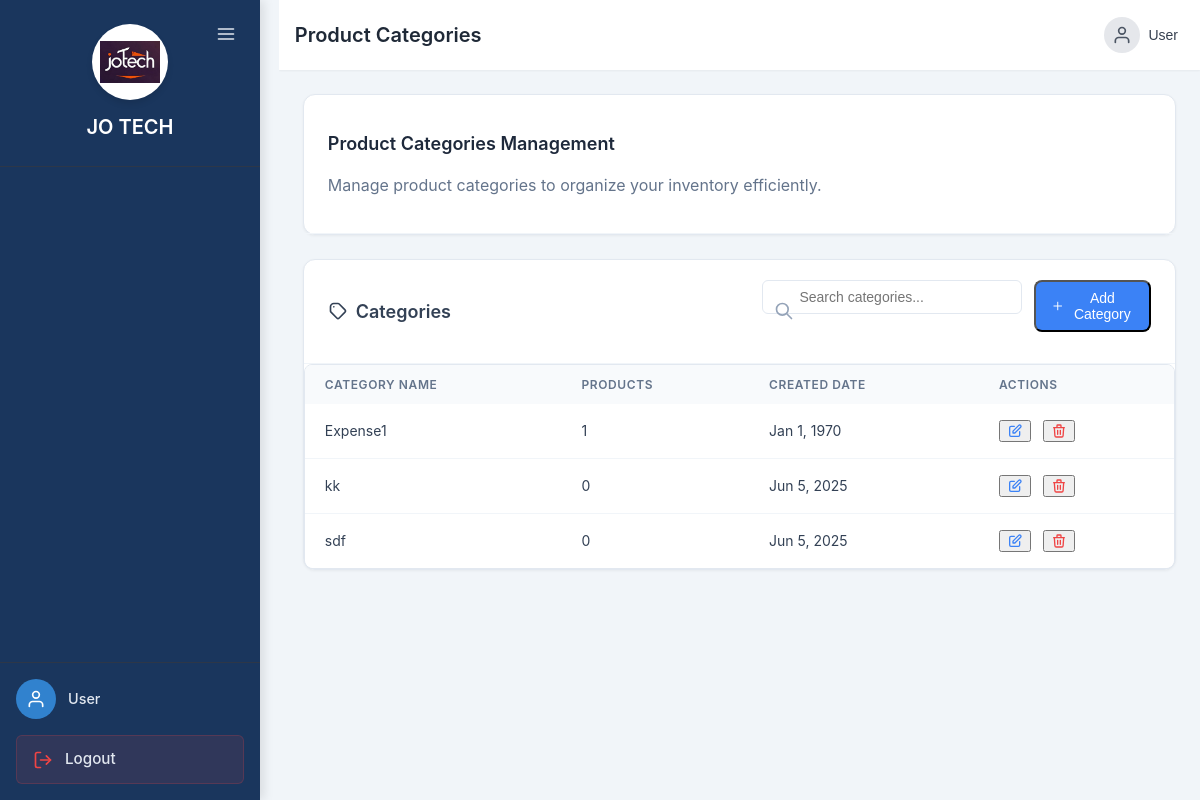
The app's page /ProductCategories.php, older data.
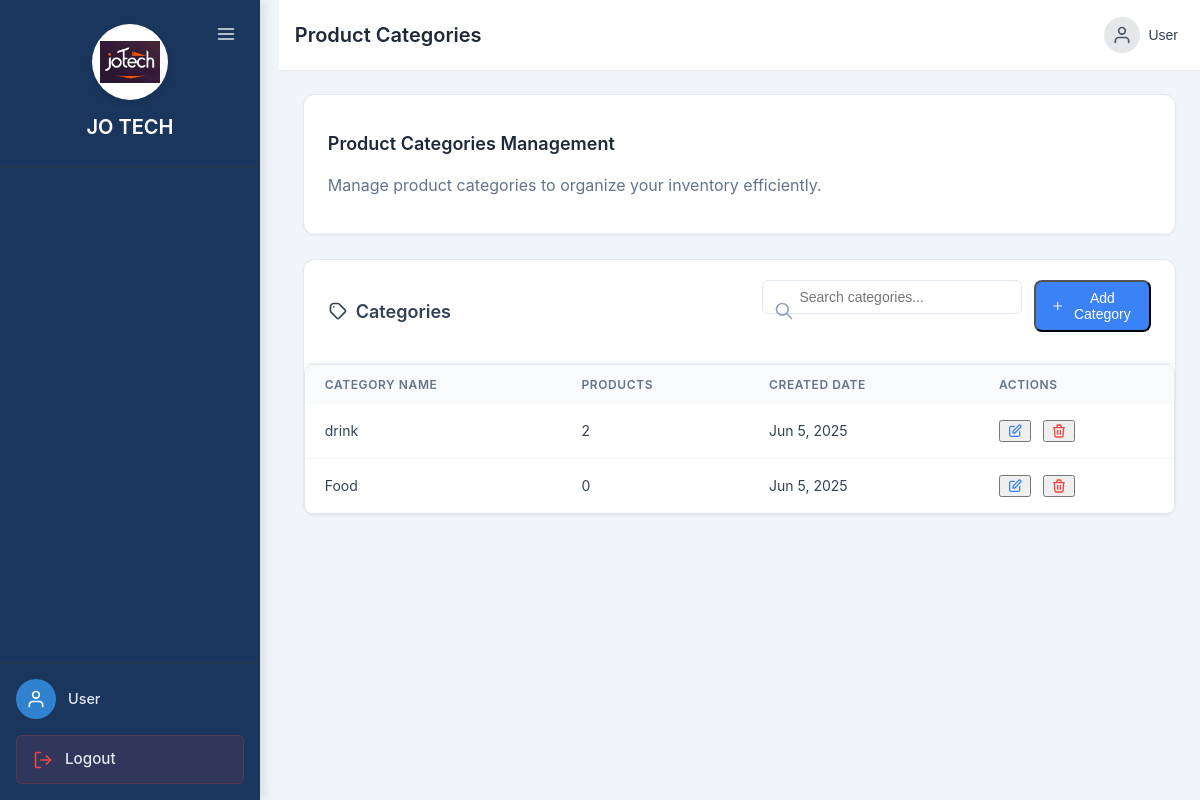
The same page, newer data.
### tables this page shows
CREATE TABLE `categories` (
  `category_id` int(11) NOT NULL,
  `category_name` varchar(255) NOT NULL,
  `created_at` int(11) NOT NULL
);

### ProductCategories.php (the view, shortened to what this page needs)
<?php
$title = "Product Categories";
require 'config.php';
try {
    $stmt = $conn->prepare("
        SELECT c.category_id, c.category_name, c.created_at,
               COUNT(p.product_id) as product_count
        FROM categories c
        LEFT JOIN products p ON c.category_id = p.category_id
        GROUP BY c.category_id
        ORDER BY c.category_name
    ");
    $stmt->execute();
    $result = $stmt->get_result();
    $categories = $result->fetch_all(MYSQLI_ASSOC);
} catch (mysqli_sql_exception $e) {
    $categories = [];
    $_SESSION['message'] = "Error fetching categories: " . $e->getMessage();
    $_SESSION['message_type'] = "error";
}
?>
<!DOCTYPE html>
<html lang="en">
<head>
</head>
<body class="dashboard-container">
    <?php include 'sidebar.php'; ?>
    <div class="main-content">
        <?php include 'header.php'; ?>
        <main class="content-area">
            <div class="card mb-6">
                <div class="card-header">
                    <h2 class="card-title">Product Categories Management</h2>
                    <p class="text-gray-600 mt-1">Manage product categories to organize your inventory efficiently.</p>
                </div>
            </div>
            <div class="card">
                <div class="card-header flex flex-col-mobile justify-between items-start gap-mobile-3">
                    <div class="flex items-center">
                        <svg class="icon text-blue-500 mr-2" fill="none" stroke="currentColor" viewBox="0 0 24 24">
                            <path stroke-linecap="round" stroke-linejoin="round" stroke-width="2" d="M7 7h.01M7 3h5c.512 0 1.024.195 1.414.586l7 7a2 2 0 010 2.828l-7 7a2 2 0 01-2.828 0l-7-7A1.994 1.994 0 013 12V7a4 4 0 014-4z"></path>
                        </svg>
                        <h3 class="text-lg font-semibold">Categories</h3>
                    </div>
                    <div class="flex flex-col-mobile gap-3 w-full md:w-auto">
                        <div class="search-container">
                            <svg class="search-icon icon" fill="none" stroke="currentColor" viewBox="0 0 24 24">
                                <path stroke-linecap="round" stroke-linejoin="round" stroke-width="2" d="M21 21l-6-6m2-5a7 7 0 11-14 0 7 7 0 0114 0z"></path>
                            </svg>
                            <input type="text" id="searchInput" class="form-control search-input" placeholder="Search categories...">
                        </div>
                        <button onclick="openModal('add')" class="btn btn-primary">
                            <svg class="icon-sm mr-2" fill="none" stroke="currentColor" viewBox="0 0 24 24">
                                <path stroke-linecap="round" stroke-linejoin="round" stroke-width="2" d="M12 4v16m8-8H4"></path>
                            </svg>
                            Add Category
                        </button>
                    </div>
                </div>
                <div class="table-container">
                    <table>
                        <thead>
                            <tr>
                                <th>Category Name</th>
                                <th>Products</th>
                                <th>Created Date</th>
                                <th>Actions</th>
                            </tr>
                        </thead>
                        <tbody id="categoriesTable">
                            <?php foreach ($categories as $category): ?>
                            <tr>
                                <td><?= htmlspecialchars($category['category_name']) ?></td>
                                <td><?= $category['product_count'] ?></td>
                                <td><?= date('M j, Y', strtotime($category['created_at'])) ?></td>
                                <td>
                                    <div class="flex items-center gap-3">
                                        <button onclick="openModal('edit', <?= htmlspecialchars(json_encode($category)) ?>)" class="text-blue-600 hover:text-blue-800">
                                            <svg class="icon-sm" fill="none" stroke="currentColor" viewBox="0 0 24 24">
                                                <path stroke-linecap="round" stroke-linejoin="round" stroke-width="2" d="M11 5H6a2 2 0 00-2 2v11a2 2 0 002 2h11a2 2 0 002-2v-5m-1.414-9.414a2 2 0 112.828 2.828L11.828 15H9v-2.828l8.586-8.586z"></path>
                                            </svg>
                                        </button>
                                        <button onclick="confirmDelete(<?= $category['category_id'] ?>)" class="text-red-600 hover:text-red-800">
                                            <svg class="icon-sm" fill="none" stroke="currentColor" viewBox="0 0 24 24">
                                                <path stroke-linecap="round" stroke-linejoin="round" stroke-width="2" d="M19 7l-.867 12.142A2 2 0 0116.138 21H7.862a2 2 0 01-1.995-1.858L5 7m5 4v6m4-6v6m1-10V4a1 1 0 00-1-1h-4a1 1 0 00-1 1v3M4 7h16"></path>
                                            </svg>
                                        </button>
                                    </div>
                                </td>
                            </tr>
                            <?php endforeach; ?>
                        </tbody>
                    </table>
                </div>
            </div>
        </main>
    </div>
</body>
</html>

### sidebar.php (shortened to what this page needs)
<aside class="sidebar" id="sidebar">
    <div class="sidebar-header">
        <div class="logo-container">
            <img src="images/Jo_Tech Logo.jpg" alt="JO TECH Logo" class="logo">
        </div>
        <h2 class="company-name">JO TECH</h2>
        <button class="toggle-btn" id="toggleSidebar">
            <svg xmlns="http://www.w3.org/2000/svg" width="20" height="20" viewBox="0 0 24 24" fill="none" stroke="currentColor" stroke-width="2" stroke-linecap="round" stroke-linejoin="round">
                <path d="M3 12h18M3 6h18M3 18h18"></path>
            </svg>
        </button>
    </div>
    <nav class="sidebar-nav">
    </nav>
    <div class="sidebar-footer">
        <div class="user-profile">
            <div class="avatar">
                <?php echo getIconSvg2('user'); ?>
            </div>
            <div class="user-info">
                <span class="user-name"><?php echo $_SESSION['user']['name'] ?? 'User'; ?></span>
            </div>
        </div>
        <a href="logout.php" class="logout-btn">
            <span class="nav-icon">
            </span>
            <span class="nav-text">Logout</span>
        </a>
    </div>
</aside>
<?php
function getIconSvg2($iconName) {
    switch ($iconName) {
        case 'user':
            return '<svg xmlns="http://www.w3.org/2000/svg" width="20" height="20" viewBox="0 0 24 24" fill="none" stroke="currentColor" stroke-width="2" stroke-linecap="round" stroke-linejoin="round"><path d="M20 21v-2a4 4 0 0 0-4-4H8a4 4 0 0 0-4 4v2"></path><circle cx="12" cy="7" r="4"></circle></svg>';
        case 'logout':
            return '<svg xmlns="http://www.w3.org/2000/svg" width="20" height="20" viewBox="0 0 24 24" fill="none" stroke="currentColor" stroke-width="2" stroke-linecap="round" stroke-linejoin="round"><path d="M9 21H5a2 2 0 0 1-2-2V5a2 2 0 0 1 2-2h4"></path><polyline points="16 17 21 12 16 7"></polyline><line x1="21" y1="12" x2="9" y2="12"></line></svg>';
    }
}
?>

### header.php (shortened to what this page needs)
<?php
$title = isset($title) ? $title : 'Dashboard';
$username = $_SESSION['user']['username'] ?? 'User';
?>
<!DOCTYPE html>
<html lang="en">
<head>
</head>
<body>
    <header class="header">
        <div class="header-container">
            <div class="header-left">
                <h1 class="header-title"><?php echo htmlspecialchars($title); ?></h1>
            </div>
            <div class="header-right">
                <div class="relative">
                    <button class="profile-button" onclick="toggleDropdown()">
                        <div class="profile-icon">
                            <svg xmlns="http://www.w3.org/2000/svg" width="20" height="20" viewBox="0 0 24 24" fill="none" stroke="currentColor" stroke-width="2" stroke-linecap="round" stroke-linejoin="round">
                                <path d="M20 21v-2a4 4 0 0 0-4-4H8a4 4 0 0 0-4 4v2"></path>
                                <circle cx="12" cy="7" r="4"></circle>
                            </svg>
                        </div>
                        <span class="profile-name"><?php echo htmlspecialchars($username); ?></span>
                    </button>
                </div>
            </div>
        </div>
    </header>
</body>
</html>

### ProductCategories.php (style rules this page uses)
:root { --primary: #3b82f6; --primary-light: #93c5fd; --primary-dark: #1d4ed8; --success: #10b981; --warning: #f59e0b; --danger: #ef4444; --light: #f8fafc; --dark: #1e293b; --gray: #64748b; --light-gray: #e2e8f0; }
body, html { margin: 0; padding: 0; font-family: 'Inter', -apple-system, BlinkMacSystemFont, sans-serif; background: #f1f5f9; color: #334155; line-height: 1.5; }
.dashboard-container { display: flex; min-height: 100vh; }
.main-content { flex: 1; display: flex; flex-direction: column; overflow: hidden; }
.content-area { flex: 1; overflow-y: auto; padding: 1.5rem; }
.card { background: white; border-radius: 0.75rem; box-shadow: 0 1px 3px rgba(0, 0, 0, 0.05); border: 1px solid #e2e8f0; }
.card-header { padding: 1.25rem 1.5rem; border-bottom: 1px solid #f1f5f9; }
.card-title { font-size: 1.125rem; font-weight: 600; color: var(--dark); }
.table-container { border-radius: 0.5rem; overflow: hidden; border: 1px solid #e2e8f0; overflow-x: auto; }
table { width: 100%; border-collapse: collapse; min-width: 800px; }
th { background-color: #f8fafc; color: #64748b; font-weight: 600; font-size: 0.75rem; text-transform: uppercase; letter-spacing: 0.05em; padding: 0.75rem 1.25rem; text-align: left; }
td { padding: 1rem 1.25rem; border-bottom: 1px solid #f1f5f9; font-size: 0.875rem; }
tr:last-child td { border-bottom: none; }
.btn { display: inline-flex; align-items: center; padding: 0.5rem 1rem; border-radius: 0.5rem; font-size: 0.875rem; font-weight: 500; transition: all 0.2s; }
.btn-primary { background-color: var(--primary); color: white; height: fit-content; width: fit-content; cursor: pointer; }
.form-control { width: 100%; padding: 0.5rem 0.75rem; border: 1px solid #e2e8f0; border-radius: 0.375rem; font-size: 0.875rem; }
.search-container { position: relative; max-width: 24rem; width: 100%; }
.search-icon { position: absolute; left: 0.75rem; top: 50%; transform: translateY(-50%); color: #94a3b8; }
.search-input { padding-left: 2.25rem; width: 100%; }
.icon { width: 1.25rem; height: 1.25rem; stroke-width: 2; }
.icon-sm { width: 1rem; height: 1rem; }
.flex { display: flex; }
.items-center { align-items: center; }
.justify-between { justify-content: space-between; }
.gap-3 { gap: 0.75rem; }
.mb-6 { margin-bottom: 1.5rem; }
.mr-2 { margin-right: 0.5rem; }
.text-lg { font-size: 1.125rem; }
.font-semibold { font-weight: 600; }
.text-gray-600 { color: var(--gray); }
.text-blue-600 { color: #3b82f6; }
.text-red-600 { color: #ef4444; }

### header.php (style rules this page uses)
.header { background: #fff; box-shadow: 0 1px 2px rgba(0,0,0,.05); z-index: 10; }
.header-container { padding: 1rem; display: flex; align-items: center; justify-content: space-between; }
.header-left, .header-right { display: flex; align-items: center; }
.header-title { font-size: 1.25rem; font-weight: 600; color: #1f2937; margin: 0; }
.header-right { gap: 1rem; }
.profile-button { display: flex; align-items: center; gap: .5rem; background: none; border: none; cursor: pointer; position: relative; }
.profile-icon { background: #e5e7eb; padding: .5rem; border-radius: 9999px; display: flex; align-items: center; justify-content: center; }
.profile-icon svg { color: #4b5563; }
.profile-name { display: none; font-size: .875rem; font-weight: 500; color: #374151; }
@media (min-width:768px) { .profile-name { display: inline-block; } }
.relative { position: relative; }
.flex { display: flex; }
.items-center { align-items: center; }

Row changes from the older to the newer data that the page shows:
removed categories: category_name "Expense1", product_count "1", created_at "Jan 1, 1970"
removed categories: category_name "kk", product_count "0", created_at "Jun 5, 2025"
added categories: category_name "drink", product_count "2", created_at "Jun 5, 2025"
changed categories: category_name "sdf" → "Food"
